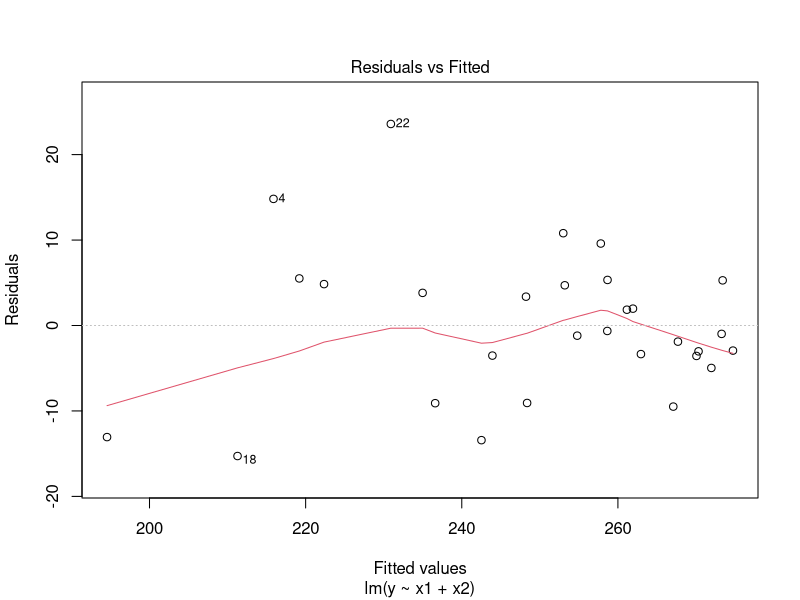
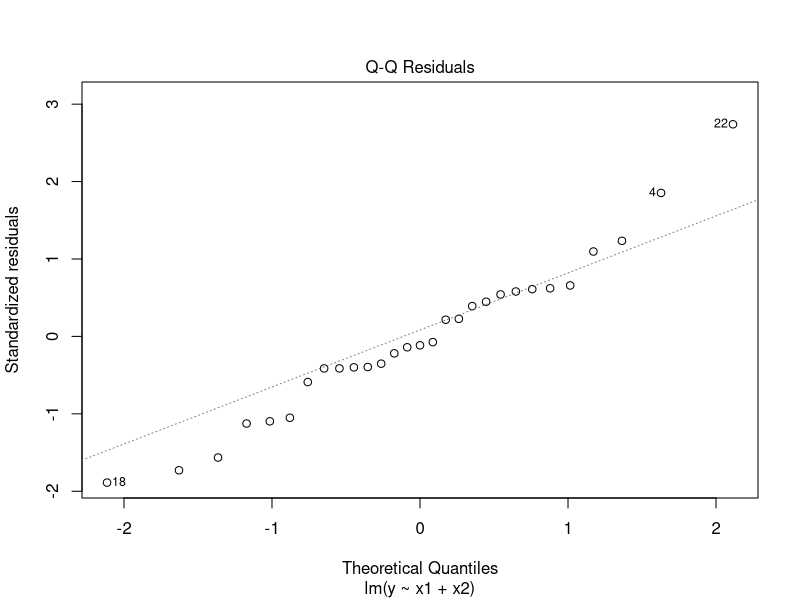
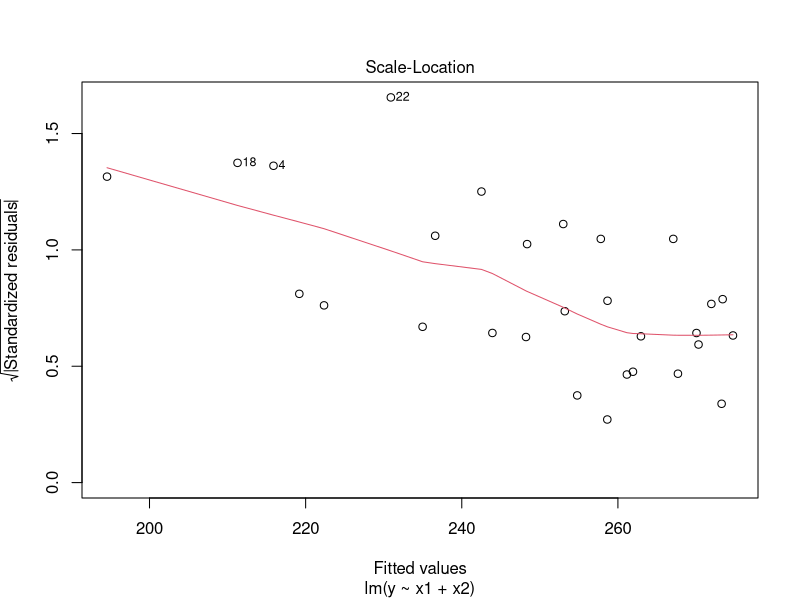
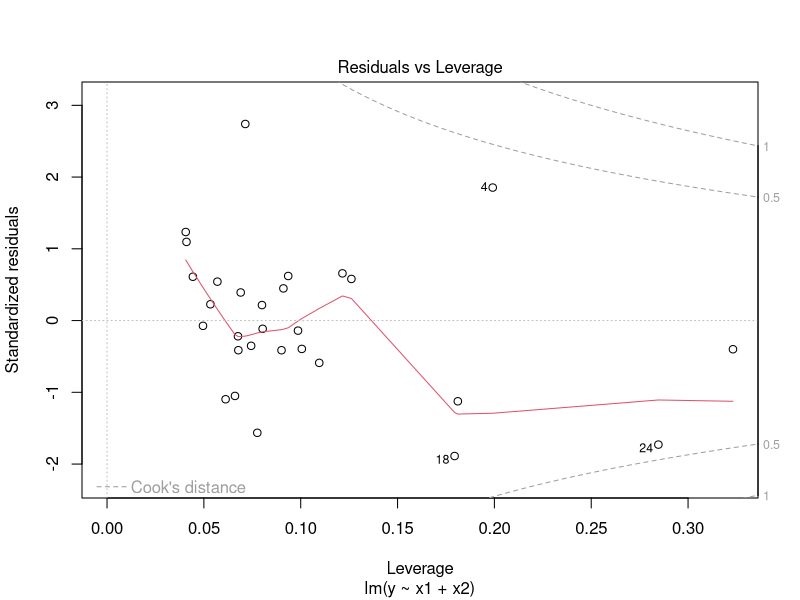

The R source for these figures, in order:
## ---- chunk 1
x = c(20, 20, 20, 50, 50, 50, 80, 80, 80)

y = c(24.3, 24, 25.9, 16.5, 12.1, 13.7, 6.3, 5.7, 3.5)

# A)

reg = lm(y ~ x)
coef(reg)
confint(reg, level = 0.95)

# B)

predict(reg, data.frame(x = 30), level = 0.95, interval = c("confidence"))

# C)

predict(reg, data.frame(x = 30), level = 0.95, interval = c("prediction"))


## ---- chunk 2

x = c(20, 20, 20, 50, 50, 50, 80, 80, 80)

y = c(24.3, 24, 25.9, 16.5, 12.1, 13.7, 6.3, 5.7, 3.5)

reg = lm(y ~ x)

# A)

confint(reg, level = 0.90)  # 28.683267 

# B)

confint(reg, level = 0.98)  # 34.594229

# C)

predict(reg, data.frame(x = 30), level = 0.96, interval = c("confidence"))

# D)

predict(reg, data.frame(x = 30), level = 0.99, inteval = c("prediction"))

## ---- chunk 3
y = c(80, 70, 69, 69, 62, 61, 61, 54, 53, 52, 52, 47, 47, 47, 43, 40, 38, 37, 34, 32)

x = c(29, 19, 12, 18, 13, 19, 12, 1, 7, -1, -10, -2, -10, -3, -5, -25, -17, -12, -17, -28)

# A)

cor(x, y)  # r = 0.9414  -  Correlação 

# B)
# H0: rho = 0
# H1: rho != 0

cor.test(x, y, alternative=c("two.sided"), conf.level = 0.95)
# Conclusão: Rejeita-se H0, ou seja, há evidencias que PG e SG são correlacionados

# C)

reg = lm(y ~ x)
# summary(reg)

# D)
# H0: beta1 = 0
# H1: beta1 != 0


## ---- chunk 4
y = c(9, 10, 9, 12, 11, 10, 10, 16, 7, 12, 11, 15, 10, 13, 8, 14)

x1 = c(50.8, 76.2, 50.8, 76.2, 50.8, 76.2, 50.8, 76.2, 50.8, 76.2, 50.8, 76.2, 50.8, 76.2, 50.8, 76.2)

x2 = c(15, 15, 25, 25, 15, 15, 25, 25, 15, 15, 25, 25, 15, 15, 25, 25)

x3 = c(0.635, 0.635, 0.635, 0.635, 1.016, 1.016, 1.016, 1.016, 0.635, 0.635, 0.635, 0.635, 1.016, 1.016, 1.016, 1.016)

reg = lm(y ~ x1 + x2 + x3)

# A)

summary(reg)  # Pegaremos os dados "Estimate" de x1 x2 e x3 onde "intercept" = Y


# B)

summary(reg)$sigma  # == sigma com ^
#ou
sqrt(deviance(reg)/df.residual(reg))

# C)

summary(reg)$coef
#ou
sqrt(diag(vcov(reg)))

# D)

summary(reg)$r.sq

## ---- chunk 5
dados = data.frame("Pts" = c(80, 70, 69, 69, 62, 61, 61, 54, 53, 52, 52, 47, 47, 47, 43, 40, 38,  37, 34, 32),
                   "GP" = c(67, 59, 53, 49, 51, 61, 36, 43, 42, 46, 36, 38, 37, 42, 39, 34, 37, 31, 31, 28),
                   "GC" = c(38, 40, 41, 31, 38, 42, 24, 42, 35, 47, 46, 40, 47, 45, 44, 59, 54, 43, 48, 56))


# A)
# Aleatórias


# B)

# Como os dados estão em um dataframe, temos que usar (data = data|_frame)
reg = lm(Pts ~ GP + GC, data = dados)
coef(reg)
summary(reg)
# Ûpts = Beta0 + beta1 * Gp + Beta2 * GC = 40,02 + 0,911*GP - 0,6232*GC


# C)

summary(reg)$sigma # 4.51215
#ou
sqrt(deviance(reg)/df.residual(reg)) # 4.51215


# D)

summary(reg)
#ou
summary(reg)$coef
#ou
sqrt(diag(vcov(reg)))


# E)
summary(reg)$r.sq  # R² = 0,8980
summary(reg)$adj.r.sq  # R²aj = 0,8861
## ---- chunk 6
y = c(29, 40, 24, 46, 26, 55, 22, 52, 27, 29, 21, 22, 33, 31, 34, 45, 32, 37, 34, 37, 20, 33, 36, 27, 34, 34, 23, 19, 24, 16, 32, 22)

x1 = c(33, 90, 31, 90, 33, 92, 37, 91, 36, 61, 35, 59, 59, 88, 60, 91, 59, 63, 60, 60, 34, 60, 60, 59, 60, 59, 60, 37, 62, 35, 62, 37)

x2 = c(53, 64, 36, 60, 51, 92, 51, 92, 54, 62, 35, 42, 56, 65, 60, 89, 60, 62, 60, 61, 35, 62, 59, 62, 62, 62, 36, 35, 38, 35, 61, 37)

x3 = c(3.32, 7.32, 3.10, 7.32, 3.18, 7.45, 3.39, 7.27, 3.20, 3.91, 3.03, 3.75, 4.78, 6.48, 4.72, 6.70, 4.60, 4.30, 4.53, 4.02, 2.90,4.02,4.40, 3.98, 4.31, 4.39, 4.27,  2.75, 4.41, 2.59, 4.39, 2.73)

x4 = c(3.42, 6.70, 3.26, 7.20, 3.18, 7.45, 3.08, 7.26, 3.41, 4.08, 3.03, 3.45, 4.57, 5.80, 4.72, 6.60, 4.41, 4.30, 4.53, 4.10, 2.95, 3.89, 4.36, 4.02, 4.42, 4.53, 3.94, 2.64, 3.49, 2.59, 4.39, 2.59)

reg = lm(y ~ x1 + x2 + x3 + x4)
summary(reg)
# valor-p = 7,249x10^-15
# Conclusão: rejeita-se H0, ou seja, há evidências que pelo menos um dos betas é diferente de zero (a regressão é a adequada)
## ---- chunk 7
y = c(29, 40, 24, 46, 26, 55, 22, 52, 27, 29, 21, 22, 33, 31, 34, 45, 32, 37, 34, 37, 20, 33, 36, 27, 34, 34, 23, 19, 24, 16, 32, 22)

x1 = c(33, 90, 31, 90, 33, 92, 37, 91, 36, 61, 35, 59, 59, 88, 60, 91, 59, 63, 60, 60, 34, 60, 60, 59, 60, 59, 60, 37, 62, 35, 62, 37)

x2 = c(53, 64, 36, 60, 51, 92, 51, 92, 54, 62, 35, 42, 56, 65, 60, 89, 60, 62, 60, 61, 35, 62, 59, 62, 62, 62, 36, 35, 38, 35, 61, 37)

x3 = c(3.32, 7.32, 3.10, 7.32, 3.18, 7.45, 3.39, 7.27, 3.20, 3.91, 3.03, 3.75, 4.78, 6.48, 4.72, 6.70, 4.60, 4.30, 4.53, 4.02, 2.90,4.02,4.40, 3.98, 4.31, 4.39, 4.27,  2.75, 4.41, 2.59, 4.39, 2.73)

x4 = c(3.42, 6.70, 3.26, 7.20, 3.18, 7.45, 3.08, 7.26, 3.41, 4.08, 3.03, 3.45, 4.57, 5.80, 4.72, 6.60, 4.41, 4.30, 4.53, 4.10, 2.95, 3.89, 4.36, 4.02, 4.42, 4.53, 3.94, 2.64, 3.49, 2.59, 4.39, 2.59)

reg = lm(y ~ x1 + x2 + x3 + x4)


# A)

# H0: Beta1 = 0
# H1: Beta1 != 0

summary(reg)$coef
t0 = (-0.02860886)/0.09060154
t0  # -0.3157657
2*pt(abs(t0), 27,lower=FALSE) # 0.7546083
# Conclusão: falha-se em rejeitar H0, ou seja, não há evidências que beta1 != 0


# B)

# H0: Beta1 = 0
# H1: Beta1 < 0

t0 = (-4.32005167)/2.85096732 
t0 # -1.515293
pt(t0, 27) # 0.07065943
# Conclusão: Falha-se em rejeitar H0, ou seja, não há evidências que Beta3 < 0

# C)

# H0: Beta4 = 4
# H1: Beta4 > 4

t0 = (8.97488928 - 4)/2.77263148
t0 # 1.794284
pt(t0, 27, lower=FALSE) # 0.04198695
# Conclusão: Rejeita-se H0, ou seja, há evidências que Beta4 > 4
## ---- chunk 8
y = c(29, 40, 24, 46, 26, 55, 22, 52, 27, 29, 21, 22, 33, 31, 34, 45, 32, 37, 34, 37, 20, 33, 36, 27, 34, 34, 23, 19, 24, 16, 32, 22)

x1 = c(33, 90, 31, 90, 33, 92, 37, 91, 36, 61, 35, 59, 59, 88, 60, 91, 59, 63, 60, 60, 34, 60, 60, 59, 60, 59, 60, 37, 62, 35, 62, 37)

x2 = c(53, 64, 36, 60, 51, 92, 51, 92, 54, 62, 35, 42, 56, 65, 60, 89, 60, 62, 60, 61, 35, 62, 59, 62, 62, 62, 36, 35, 38, 35, 61, 37)

x3 = c(3.32, 7.32, 3.10, 7.32, 3.18, 7.45, 3.39, 7.27, 3.20, 3.91, 3.03, 3.75, 4.78, 6.48, 4.72, 6.70, 4.60, 4.30, 4.53, 4.02, 2.90,4.02,4.40, 3.98, 4.31, 4.39, 4.27,  2.75, 4.41, 2.59, 4.39, 2.73)

x4 = c(3.42, 6.70, 3.26, 7.20, 3.18, 7.45, 3.08, 7.26, 3.41, 4.08, 3.03, 3.45, 4.57, 5.80, 4.72, 6.60, 4.41, 4.30, 4.53, 4.10, 2.95, 3.89, 4.36, 4.02, 4.42, 4.53, 3.94, 2.64, 3.49, 2.59, 4.39, 2.59)

reg = lm(y ~ x1 + x2 + x3 + x4)

# A)
# 1 - alpha = 0,99

confint(reg, level=0.99)
# -0,2796 <= Beta1 <= 0,2224


# B)
# Fazer gráficos
confint(reg, level = 0.98)
# beta1 >= -0,2526
## ---- chunk 9
y = c(29, 40, 24, 46, 26, 55, 22, 52, 27, 29, 21, 22, 33, 31, 34, 45, 32, 37, 34, 37, 20, 33, 36, 27, 34, 34, 23, 19, 24, 16, 32, 22)

x1 = c(33, 90, 31, 90, 33, 92, 37, 91, 36, 61, 35, 59, 59, 88, 60, 91, 59, 63, 60, 60, 34, 60, 60, 59, 60, 59, 60, 37, 62, 35, 62, 37)

x2 = c(53, 64, 36, 60, 51, 92, 51, 92, 54, 62, 35, 42, 56, 65, 60, 89, 60, 62, 60, 61, 35, 62, 59, 62, 62, 62, 36, 35, 38, 35, 61, 37)

x3 = c(3.32, 7.32, 3.10, 7.32, 3.18, 7.45, 3.39, 7.27, 3.20, 3.91, 3.03, 3.75, 4.78, 6.48, 4.72, 6.70, 4.60, 4.30, 4.53, 4.02, 2.90,4.02,4.40, 3.98, 4.31, 4.39, 4.27,  2.75, 4.41, 2.59, 4.39, 2.73)

x4 = c(3.42, 6.70, 3.26, 7.20, 3.18, 7.45, 3.08, 7.26, 3.41, 4.08, 3.03, 3.45, 4.57, 5.80, 4.72, 6.60, 4.41, 4.30, 4.53, 4.10, 2.95, 3.89, 4.36, 4.02, 4.42, 4.53, 3.94, 2.64, 3.49, 2.59, 4.39, 2.59)

reg = lm(y ~ x1 + x2 + x3 + x4)

# A)
# p = 3  alpha = 0,005  alpha/3 (ajuste de Bonferroni)
confint(reg, level = (1 - 0.05/3))

# {-0,2599 <= beta1 <= 0,2026} interseção {0,0430 <= beta2 <= 0,3887} interseção {-11,5970 <= beta3 <= 2,9569 }


# B)
# p = 5
# Fazer os gráficos
confint(reg, level = 0.98)
# {beta0 <= 5,7659} interseção {beta <= 0,1954} interseção {...} até o beta4


# C)
# p = 2
# Fazer os gráficos
confint(reg, level = 0.99)
# {beta1 >= -0,2796} interseção {beta2 >= 0,0282}


## ---- chunk 10
y = c(29, 40, 24, 46, 26, 55, 22, 52, 27, 29, 21, 22, 33, 31, 34, 45, 32, 37, 34, 37, 20, 33, 36, 27, 34, 34, 23, 19, 24, 16, 32, 22)

x1 = c(33, 90, 31, 90, 33, 92, 37, 91, 36, 61, 35, 59, 59, 88, 60, 91, 59, 63, 60, 60, 34, 60, 60, 59, 60, 59, 60, 37, 62, 35, 62, 37)

x2 = c(53, 64, 36, 60, 51, 92, 51, 92, 54, 62, 35, 42, 56, 65, 60, 89, 60, 62, 60, 61, 35, 62, 59, 62, 62, 62, 36, 35, 38, 35, 61, 37)

x3 = c(3.32, 7.32, 3.10, 7.32, 3.18, 7.45, 3.39, 7.27, 3.20, 3.91, 3.03, 3.75, 4.78, 6.48, 4.72, 6.70, 4.60, 4.30, 4.53, 4.02, 2.90,4.02,4.40, 3.98, 4.31, 4.39, 4.27,  2.75, 4.41, 2.59, 4.39, 2.73)

x4 = c(3.42, 6.70, 3.26, 7.20, 3.18, 7.45, 3.08, 7.26, 3.41, 4.08, 3.03, 3.45, 4.57, 5.80, 4.72, 6.60, 4.41, 4.30, 4.53, 4.10, 2.95, 3.89, 4.36, 4.02, 4.42, 4.53, 3.94, 2.64, 3.49, 2.59, 4.39, 2.59)

reg = lm(y ~ x1 + x2 + x3 + x4)

# A)
# 1 - alpha = 0,95
# p = 2
# n = length(y) = quantidade de dadaos da amostra
n = length(y) #  = 32
# n - p = 30
# beta1(chapeuzin) - ep(chapeuzin)(beta1(chapeuzin)) * sqrt(2*qf(0,95, 2, 30)) <= Beta1(chapeuzin) <= ...>
# beta1(chapeuzin) + ep(chapeuzin)(beta1(chapeuzin))

# mesma coisa pro beta2
summary(reg)$coef
# beta(chapeuzin) = coluna do "Estimate" e ep(chapeuzin) = coluna do "std. error"

# Beta1
summary(reg)$coef[2,1] - summary(reg)$coef[2,2]*sqrt(2*qf(0.95, 2, 30)) # -0.261926
summary(reg)$coef[2,1] + summary(reg)$coef[2,2]*sqrt(2*qf(0.95, 2, 30)) # 0.2047083

# Beta2
summary(reg)$coef[3,1] - summary(reg)$coef[3,2]*sqrt(2*qf(0.95, 2, 30)) # 0.04142947
summary(reg)$coef[3,1] + summary(reg)$coef[3,2]*sqrt(2*qf(0.95, 2, 30)) # 0.3902044

# {-0.261926 <= beta1 <= # 0.2047083} interseção {0.04142947 <= beta2 <= 0.3902044}
## ---- chunk 11
y = c(29, 40, 24, 46, 26, 55, 22, 52, 27, 29, 21, 22, 33, 31, 34, 45, 32, 37, 34, 37, 20, 33, 36, 27, 34, 34, 23, 19, 24, 16, 32, 22)

x1 = c(33, 90, 31, 90, 33, 92, 37, 91, 36, 61, 35, 59, 59, 88, 60, 91, 59, 63, 60, 60, 34, 60, 60, 59, 60, 59, 60, 37, 62, 35, 62, 37)

x2 = c(53, 64, 36, 60, 51, 92, 51, 92, 54, 62, 35, 42, 56, 65, 60, 89, 60, 62, 60, 61, 35, 62, 59, 62, 62, 62, 36, 35, 38, 35, 61, 37)

x3 = c(3.32, 7.32, 3.10, 7.32, 3.18, 7.45, 3.39, 7.27, 3.20, 3.91, 3.03, 3.75, 4.78, 6.48, 4.72, 6.70, 4.60, 4.30, 4.53, 4.02, 2.90,4.02,4.40, 3.98, 4.31, 4.39, 4.27,  2.75, 4.41, 2.59, 4.39, 2.73)

x4 = c(3.42, 6.70, 3.26, 7.20, 3.18, 7.45, 3.08, 7.26, 3.41, 4.08, 3.03, 3.45, 4.57, 5.80, 4.72, 6.60, 4.41, 4.30, 4.53, 4.10, 2.95, 3.89, 4.36, 4.02, 4.42, 4.53, 3.94, 2.64, 3.49, 2.59, 4.39, 2.59)

reg = lm(y ~ x1 + x2 + x3 + x4)

sat = reg

red = lm(y ~ x2 + x4) # Reduzido

# H0: Beta1 = Beta3 = 0
# H1: Betai != 0  (pelo menos)

anova(red, sat)  # f0 = 2,4929 e a P(x >= F0) = 0,1015

# Conclusão: Falha-se em rejeitar H0, ou seja, não há evidências que o modelo reduzido seja pior
# modelo reduzido deve ser adotado

## ---- chunk 12
y = c(271.8, 264.0, 238.8, 230.7, 251.6, 257.9, 263.9, 266.5, 229.1, 239.3, 258.0, 257.6, 267.3, 
267.0, 259.6, 240.4, 227.2, 196.0, 278.7, 272.3, 267.4, 254.5, 224.7, 181.5, 227.5, 253.6, 
263.0, 265.8, 263.8)

x1 = c(40.55, 36.19, 37.31, 32.52, 33.71, 34.14, 34.85, 35.89, 33.53, 33.79, 34.72, 35.22, 
36.50, 37.60, 37.89, 37.71, 37.00, 36.76, 34.62, 35.40, 35.96, 36.26, 36.34, 35.90, 31.84, 
33.16, 33.83, 34.89, 36.27)
 
x2 = c(16.66, 16.46, 17.66, 17.50, 16.40, 16.28, 16.06, 15.93, 16.60, 16.41, 16.17, 15.92, 
16.04, 16.19, 16.62, 17.37, 18.12, 18.53, 15.54, 15.70, 16.45, 17.62, 18.12, 19.05, 16.51, 
16.02, 15.89, 15.83, 16.71)
 
# alpha = 0,01
reg = lm(y ~ x1 + x2)

# A)

# ^sigma^2 = ^alpha0 + ^alpha1 * ^miy

# H0: alpha1 = 0
# H1: alpha1 != 0

e2 = residuals(reg)^2
aux = lm(e2 ~ fitted(reg))
n = length(e2)  # 29
R2 = summary(aux)$r.sq  # 0.2631809
LM = n*R2  # 7.632246
valorp = pchisq(LM, 1, lower=FALSE)  # 0.005733387

e2
aux
n
R2
LM
valorp
df.residual(aux)

# Conclusão: 0.005733387 < alpha: Rejeita-se H0, ou seja, há evidências que a variância seja linearmente
# relacionada com os valores ajustados


# B)

# ^sigma^2 = ^alpha0 + ^alpha1 * ^miy + ^alpha2 * ^miy^2

# H0: alpha1 = alpha2 = 0
# H1: alphai != 0

# GL = 2

e2 = residuals(reg)^2
aux = lm(e2 ~ fitted(reg) + I(fitted(reg)^2))
n = length(e2)  # 29
R2 = summary(aux)$r.sq  # 0.2631809
LM = n * R2  # 7.72772
valorp = pchisq(LM, 2, lower=FALSE)  # 0.02098683

e2
aux
n
R2
LM
valorp

# Conclusão: 0.02098683 > alpha: Falha-se em rejeitar H0, ou seja, não há evidências que a variância seja uma função 
# polinomial de grau 2 nos valores ajustados
 
## ---- chunk 13
y = c(29, 40, 24, 46, 26, 55, 22, 52, 27, 29, 21, 22, 33, 31, 34, 45, 32, 37, 34, 37, 20, 33, 36, 27, 34, 
34, 23, 19, 24, 16, 32, 22)

x1 = c(33, 90, 31, 90, 33, 92, 37, 91, 36, 61, 35, 59, 59, 88, 60, 91, 59, 63, 60, 60, 34, 60, 60, 59, 
60, 59, 60, 37, 62, 35, 62, 37)

x2 = c(53, 64, 36, 60, 51, 92, 51, 92, 54, 62, 35, 42, 56, 65, 60, 89, 60, 62, 60, 61, 35, 62, 59, 62, 
62, 62, 36, 35, 38, 35, 61, 37)

x3 = c(3.32, 7.32, 3.10, 7.32, 3.18, 7.45, 3.39, 7.27, 3.20, 3.91, 3.03, 3.75, 4.78, 6.48, 4.72, 6.70, 
4.60, 4.30, 4.53, 4.02, 2.90, 4.02, 4.40, 3.98, 4.31, 4.39, 4.27, 2.75, 4.41, 2.59, 4.39, 2.73)

x4 = c(3.42, 6.70, 3.26, 7.20, 3.18, 7.45, 3.08, 7.26, 3.41, 4.08, 3.03, 3.45, 4.57, 5.80, 4.72, 6.60, 
4.41, 4.30, 4.53, 4.10, 2.95, 3.89, 4.36, 4.02, 4.42, 4.53, 3.94, 2.64, 3.49, 2.59, 4.39, 2.59)

reg = lm(y ~ x1 + x2 + x3 + x4)
# ^sigma^2 = ^alpha0 + ^alpha1 * x1 + ^alpha2 * x3 + ^alpha3 * x4

# H0: alpha1 = alpha2 = alpha3 = 0
# H1: alphai != 0

e2 = residuals(reg)^2
aux = lm(e2 ~ x1 + x3 + x4)
n = length(e2)  # 32
R2 = summary(aux)$r.sq # 0.3222501
LM = n * R2  # 10.312
# P(x >= LM)
valorp = pchisq(LM, 3, lower=FALSE)  # 0.01609195

e2
aux
n
R2
LM
valorp

# Conclusão: rejeita-se H0, ou seja, há evidências que a variância é função çinear de x1, x3 e x4


## ---- chunk 14
y = c(271.8, 264.0, 238.8, 230.7, 251.6, 257.9, 263.9, 266.5, 229.1, 239.3, 258.0, 257.6, 267.3, 
267.0, 259.6, 240.4, 227.2, 196.0, 278.7, 272.3, 267.4, 254.5, 224.7, 181.5, 227.5, 253.6, 
263.0, 265.8, 263.8)

x1 = c(40.55, 36.19, 37.31, 32.52, 33.71, 34.14, 34.85, 35.89, 33.53, 33.79, 34.72, 35.22, 
36.50, 37.60, 37.89, 37.71, 37.00, 36.76, 34.62, 35.40, 35.96, 36.26, 36.34, 35.90, 31.84, 
33.16, 33.83, 34.89, 36.27)
 
x2 = c(16.66, 16.46, 17.66, 17.50, 16.40, 16.28, 16.06, 15.93, 16.60, 16.41, 16.17, 15.92, 
16.04, 16.19, 16.62, 17.37, 18.12, 18.53, 15.54, 15.70, 16.45, 17.62, 18.12, 19.05, 16.51, 
16.02, 15.89, 15.83, 16.71)

reg = lm(y ~ x1 + x2)

# H0: ri é normal
# H1: ri não é normal

# alpha = 0,05

shapiro.test(rstandard(reg))
valorp = 0.5507

# Conclusão: Falha-se em rejeitar H0, ou seja, não evidências que os resíduos padronizados não sejam normais.

plot(reg)


## ---- chunk 15
y = c(271.8, 264.0, 238.8, 230.7, 251.6, 257.9, 263.9, 266.5, 229.1, 239.3, 258.0, 257.6, 267.3, 
267.0, 259.6, 240.4, 227.2, 196.0, 278.7, 272.3, 267.4, 254.5, 224.7, 181.5, 227.5, 253.6, 
263.0, 265.8, 263.8)

x1 = c(40.55, 36.19, 37.31, 32.52, 33.71, 34.14, 34.85, 35.89, 33.53, 33.79, 34.72, 35.22, 
36.50, 37.60, 37.89, 37.71, 37.00, 36.76, 34.62, 35.40, 35.96, 36.26, 36.34, 35.90, 31.84, 
33.16, 33.83, 34.89, 36.27)
 
x2 = c(16.66, 16.46, 17.66, 17.50, 16.40, 16.28, 16.06, 15.93, 16.60, 16.41, 16.17, 15.92, 
16.04, 16.19, 16.62, 17.37, 18.12, 18.53, 15.54, 15.70, 16.45, 17.62, 18.12, 19.05, 16.51, 
16.02, 15.89, 15.83, 16.71)

# Não precisamos do Y para multicolinearidade

# A)

X = cbind(x1, x2)
diag(solve(cor(X)))

# FIV(^Beta1) = 1,090043 < 4
# FIV(^Beta2) = 1,090043 < 4 (o numero 4 é definido por "convenção" como maior erro padrão permitido)


# B)

y = c(29, 40, 24, 46, 26, 55, 22, 52, 27, 29, 21, 22, 33, 31, 34, 45, 32, 37, 34, 37, 20, 33, 36, 27, 34, 
34, 23, 19, 24, 16, 32, 22)

x1 = c(33, 90, 31, 90, 33, 92, 37, 91, 36, 61, 35, 59, 59, 88, 60, 91, 59, 63, 60, 60, 34, 60, 60, 59, 
60, 59, 60, 37, 62, 35, 62, 37)

x2 = c(53, 64, 36, 60, 51, 92, 51, 92, 54, 62, 35, 42, 56, 65, 60, 89, 60, 62, 60, 61, 35, 62, 59, 62, 
62, 62, 36, 35, 38, 35, 61, 37)

x3 = c(3.32, 7.32, 3.10, 7.32, 3.18, 7.45, 3.39, 7.27, 3.20, 3.91, 3.03, 3.75, 4.78, 6.48, 4.72, 6.70, 
4.60, 4.30, 4.53, 4.02, 2.90, 4.02, 4.40, 3.98, 4.31, 4.39, 4.27, 2.75, 4.41, 2.59, 4.39, 2.73)

x4 = c(3.42, 6.70, 3.26, 7.20, 3.18, 7.45, 3.08, 7.26, 3.41, 4.08, 3.03, 3.45, 4.57, 5.80, 4.72, 6.60, 
4.41, 4.30, 4.53, 4.10, 2.95, 3.89, 4.36, 4.02, 4.42, 4.53, 3.94, 2.64, 3.49, 2.59, 4.39, 2.59)

X = cbind(x1, x2, x3, x4)
diag(solve(cor(X)))

# FIV(^Beta1) = 12.997379 > 4
# FIV(^Beta2) = 4.720998 > 4
# FIV(^Beta3) = 71.301491 > 4
# FIV(^Beta4) = 61.932647 > 4

# Como há maiores que quatro (todos) há problemas de multicolinearidades
## ---- chunk 16
y = c(271.8, 264.0, 238.8, 230.7, 251.6, 257.9, 263.9, 266.5, 229.1, 239.3, 258.0, 257.6, 267.3, 
267.0, 259.6, 240.4, 227.2, 196.0, 278.7, 272.3, 267.4, 254.5, 224.7, 181.5, 227.5, 253.6, 
263.0, 265.8, 263.8)

x1 = c(40.55, 36.19, 37.31, 32.52, 33.71, 34.14, 34.85, 35.89, 33.53, 33.79, 34.72, 35.22, 
36.50, 37.60, 37.89, 37.71, 37.00, 36.76, 34.62, 35.40, 35.96, 36.26, 36.34, 35.90, 31.84, 
33.16, 33.83, 34.89, 36.27)
 
x2 = c(16.66, 16.46, 17.66, 17.50, 16.40, 16.28, 16.06, 15.93, 16.60, 16.41, 16.17, 15.92, 
16.04, 16.19, 16.62, 17.37, 18.12, 18.53, 15.54, 15.70, 16.45, 17.62, 18.12, 19.05, 16.51, 
16.02, 15.89, 15.83, 16.71)

reg = lm(y ~ x1 + x2)
rstudent((reg))
length(rstudent(reg)) # n = 29
alpha = 0.05
gl = 25  # n - K - 2 = 29 - 2 - 2

qt(alpha/58, 25, lower=FALSE)  # 3.509449
qt(alpha/58, 25)  # -3.509449

# Usamos esse 58 ao utilizar o metodo de bon ferroni multiplicando 2*29 para evitar alguns problemas

sort(rstudent(reg))
maior_rti = -1.9932  # > -3.509
menor_rti = 3.1860  # < 3.509  ou seja, pelos maiores e menores dados estarem dentro do intervalo dos qt

# H0: Nenhum outlier
# H1: Pelo menos um outlier

# Conclusão, falha-se em rejeitar H0, ou seja, não há evidências que algum rti seja outlier

(rstudent(reg) > -3.509) & (rstudent(reg) < 3.509)
